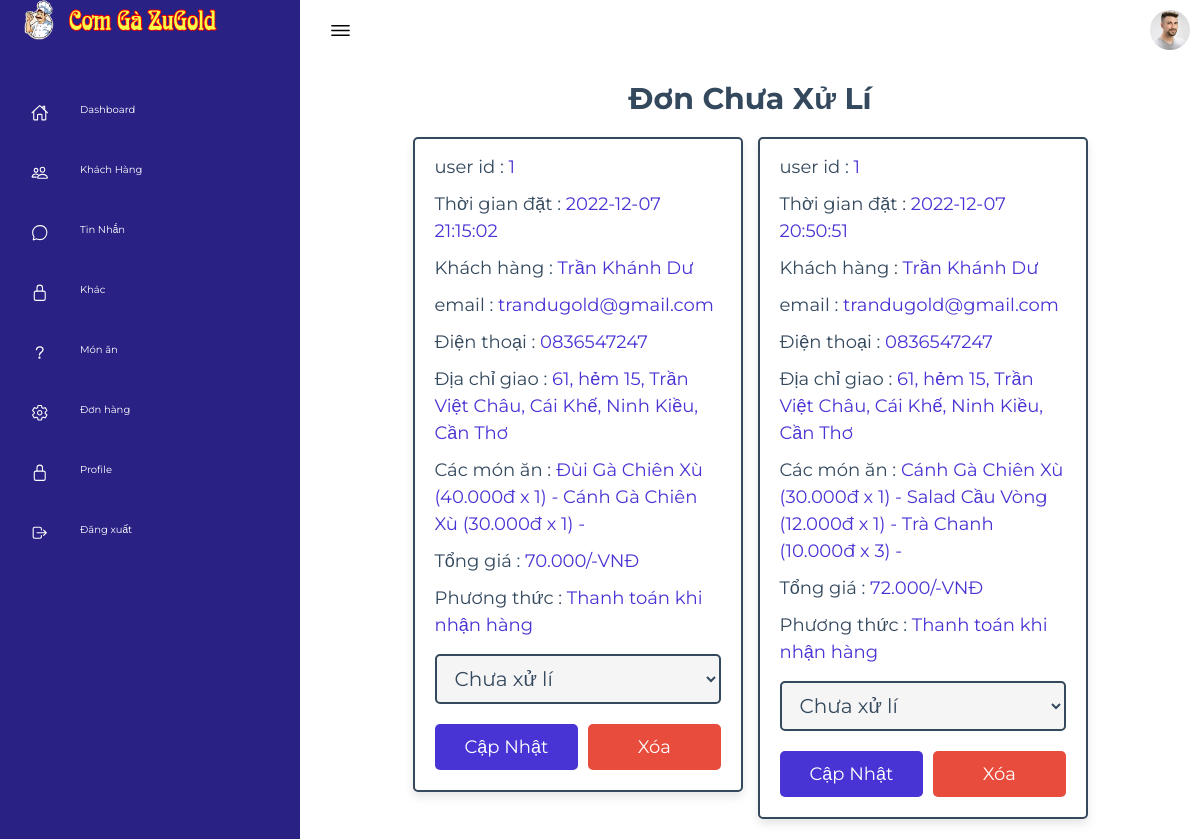
/haha/admin-donhangcxl.php (signed in), run on the app's committed database.
### tables this page shows
CREATE TABLE `orders` (
  `id` int(100) NOT NULL,
  `user_id` int(100) NOT NULL,
  `name` varchar(20) NOT NULL,
  `number` varchar(10) NOT NULL,
  `email` varchar(50) NOT NULL,
  `method` varchar(50) NOT NULL,
  `address` varchar(500) NOT NULL,
  `total_products` varchar(1000) NOT NULL,
  `total_price` decimal(10,3) NOT NULL,
  `placed_on` datetime NOT NULL DEFAULT current_timestamp(),
  `payment_status` varchar(20) NOT NULL DEFAULT 'Chưa xử lí'
);

### haha/admin-donhangcxl.php (the view, shortened to what this page needs)
<!DOCTYPE html>
<html lang="vn">
<head>
    <link rel="stylesheet" href="assets/css/style.css">
    <link rel="stylesheet" href="../css/admin_style.css">
</head>
<body>
    <?php include 'lk/menu.php'; ?>
        <div class="main">
            <div class="topbar">
                <div class="toggle">
                    <ion-icon name="menu-outline"></ion-icon>
                </div>
                <div class="user">
                    <img src="assets/imgs/customer01.jpg" alt="">
                </div>
            </div>
            <section class="placed-orders">
<h1 class="heading">Đơn Chưa Xử Lí</h1>
<div class="box-container">
<?php
   $select_orders = $conn->prepare("SELECT * FROM `orders` WHERE payment_status = 'Chưa xử lí' ORDER BY id DESC;");
   $select_orders->execute();
   if($select_orders->rowCount() > 0){
      while($fetch_orders = $select_orders->fetch(PDO::FETCH_ASSOC)){
?>
<div class="box">
   <p> user id : <span><?= $fetch_orders['user_id']; ?></span> </p>
   <p> Thời gian đặt : <span><?= $fetch_orders['placed_on']; ?></span> </p>
   <p> Khách hàng : <span><?= $fetch_orders['name']; ?></span> </p>
   <p> email : <span><?= $fetch_orders['email']; ?></span> </p>
   <p> Điện thoại : <span><?= $fetch_orders['number']; ?></span> </p>
   <p> Địa chỉ giao : <span><?= $fetch_orders['address']; ?></span> </p>
   <p> Các món ăn : <span><?= $fetch_orders['total_products']; ?></span> </p>
   <p> Tổng giá : <span><?= $fetch_orders['total_price']; ?>/-VNĐ</span> </p>
   <p> Phương thức : <span><?= $fetch_orders['method']; ?></span> </p>
   <form action="" method="POST">
      <select name="payment_status" class="drop-down">
         <option value="" selected disabled><?= $fetch_orders['payment_status']; ?></option>
      </select>
      <div class="flex-btn">
         <input type="submit" value="Cập nhật" class="btn" name="update_payment">
         <a href="placed_orders.php?delete=<?= $fetch_orders['id']; ?>" class="delete-btn" onclick="return confirm('xóa đơn hàng này?');">Xóa</a>
      </div>
   </form>
</div>
<?php
   }
}else{
   echo '<p class="empty">chưa có đơn đặt hàng nào!</p>';
}
?>
</div>
</section>
        </div>
    </div>
</body>
</html>

### haha/assets/css/style.css (style rules this page uses)
* { font-family: "Ubuntu", sans-serif; margin: 0; padding: 0; box-sizing: border-box; }
:root { --blue: #2a2185; --white: #fff; --gray: #f5f5f5; --black1: #222; --black2: #999; }
body { min-height: 100vh; overflow-x: hidden; }
.main { position: absolute; width: calc(100% - 300px); left: 300px; min-height: 100vh; background: var(--white); transition: 0.5s; }
.topbar { width: 100%; height: 60px; display: flex; justify-content: space-between; align-items: center; padding: 0 10px; }
.toggle { position: relative; width: 60px; height: 60px; display: flex; justify-content: center; align-items: center; font-size: 2.5rem; cursor: pointer; }
.user { position: relative; width: 40px; height: 40px; border-radius: 50%; overflow: hidden; cursor: pointer; }
.user img { position: absolute; top: 0; left: 0; width: 100%; height: 100%; object-fit: cover; }

### css/admin_style.css (style rules this page uses)
:root { --main-color:#4834d4; --red:#e74c3c; --orange:#f39c12; --black:#34495e; --white:#fff; --light-bg:#f5f5f5; --light-color:#999; --border:.2rem solid var(--black); --box-shadow:0 .5rem 1rem rgba(0,0,0,.1); }
* { font-family: 'Montserrat', sans-serif; margin:0; padding:0; box-sizing: border-box; text-decoration: none; outline: none; border:none; }
html { font-size: 62.5%; overflow-x: hidden; }
body { background-color: var(--light-bg); }
section { max-width: 1200px; margin:0 auto; padding:2rem; }
.btn, .delete-btn, .option-btn { display: block; margin-top: 1rem; border-radius: .5rem; cursor: pointer; width: 100%; font-size: 1.8rem; color:var(--white); padding:1.2rem 3rem; text-transform: capitalize; text-align: center; }
.btn { background-color: var(--main-color); }
.delete-btn { background-color: var(--red); }
.flex-btn { display: flex; gap:1rem; }
.heading { text-align: center; margin-bottom: 2rem; text-transform: capitalize; color:var(--black); font-size: 3rem; }
.placed-orders .box-container { display: grid; grid-template-columns: repeat(auto-fit, 33rem); gap:1.5rem; justify-content: center; align-items: flex-start; }
.placed-orders .box-container .box { background-color: var(--white); border-radius: .5rem; box-shadow: var(--box-shadow); border:var(--border); padding:2rem; padding-top: 1rem; }
.placed-orders .box-container .box p { padding: .5rem 0; line-height: 1.5; font-size: 1.8rem; color:var(--black); }
.placed-orders .box-container .box p span { color:var(--main-color); }
.placed-orders .box-container .box .drop-down { width: 100%; margin:1rem 0; background-color: var(--light-bg); padding:1rem 1.4rem; font-size: 2rem; color:var(--black); border:var(--border); border-radius: .5rem; }

### data on the page
orders: user "1", placed_on "2022-12-07 21:15:02", name "Trần Khánh Dư", email "trandugold@gmail.com", number "0836547247", address "61, hẻm 15, Trần Việt Châu, Cái Khế, Ninh Kiều, Cần Thơ", total_products "Đùi Gà Chiên Xù (40.000đ x 1) - Cánh Gà Chiên Xù (30.000đ x 1) -", total_price "70.000", method "Thanh toán khi nhận hàng", payment_status "Chưa xử lí"
orders: user "1", placed_on "2022-12-07 20:50:51", name "Trần Khánh Dư", email "trandugold@gmail.com", number "0836547247", address "61, hẻm 15, Trần Việt Châu, Cái Khế, Ninh Kiều, Cần Thơ", total_products "Cánh Gà Chiên Xù (30.000đ x 1) - Salad Cầu Vòng (12.000đ x 1) - Trà Chanh (10.000đ x 3) -", total_price "72.000", method "Thanh toán khi nhận hàng", payment_status "Chưa xử lí"
